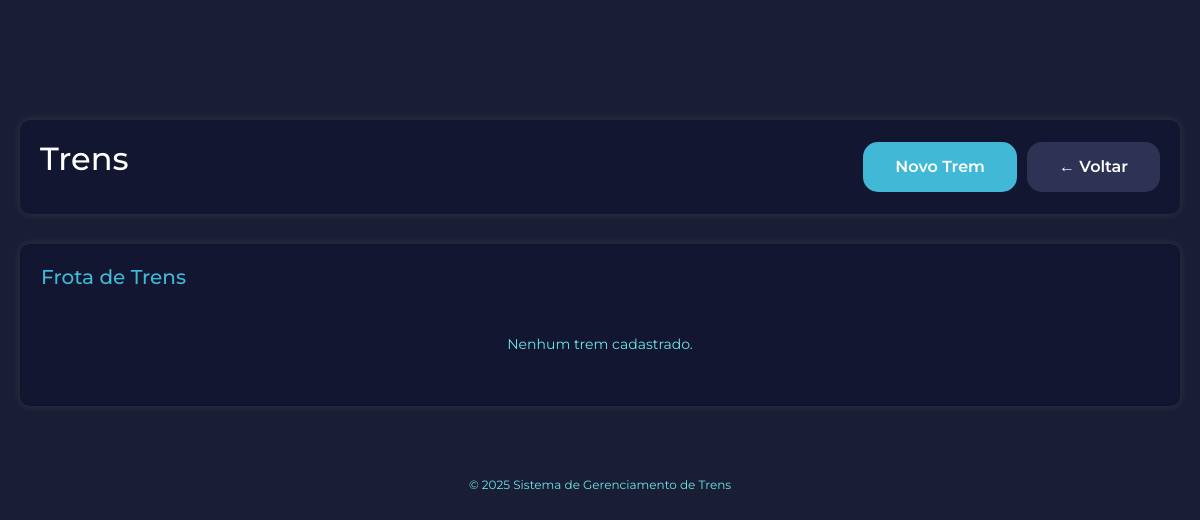
Before: /trens/listar.php (signed in) with the older database file.
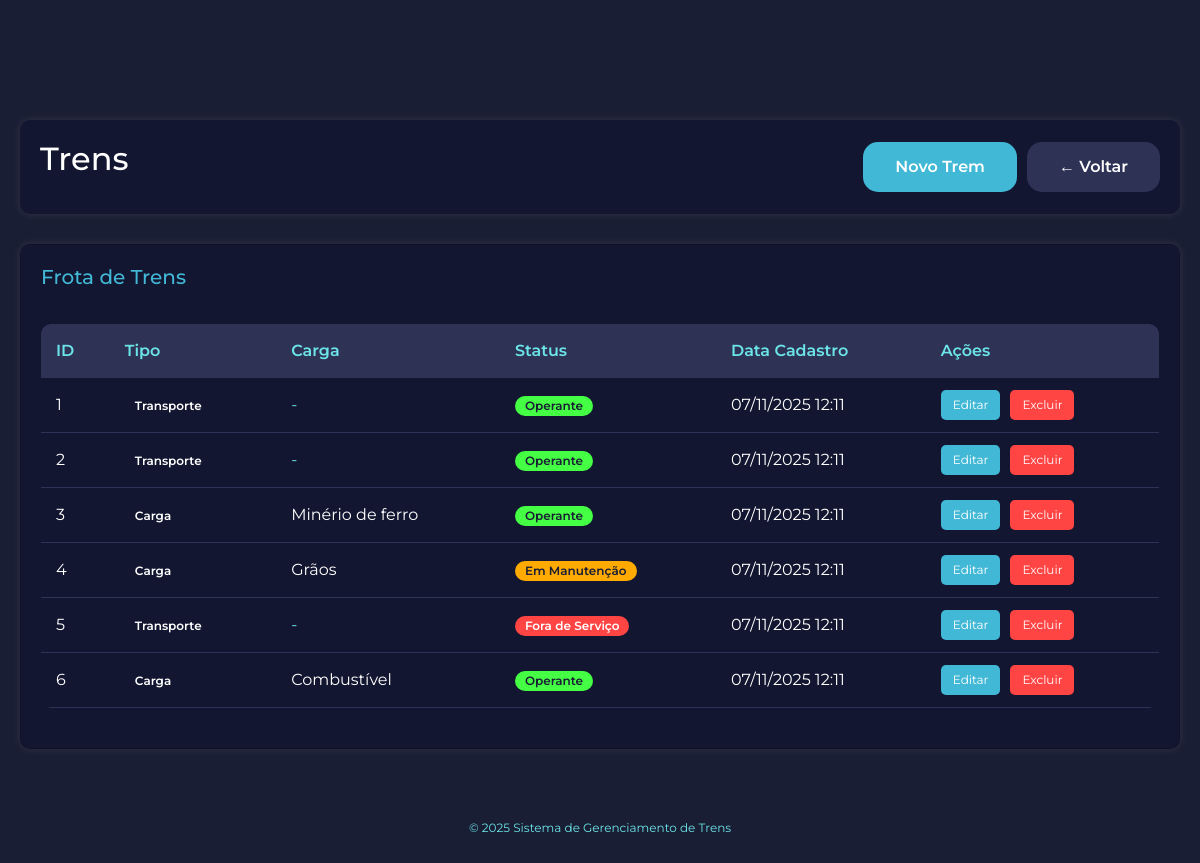
After: the same page with the newer database file.
### tables this page shows
CREATE TABLE trens (
    id_trem INT NOT NULL AUTO_INCREMENT PRIMARY KEY,
    tipo_trem ENUM('transporte', 'carga') NOT NULL,
    carga_trem VARCHAR(100) DEFAULT NULL,
    status_trem ENUM('operante', 'em_manutencao', 'fora_de_servico') NOT NULL DEFAULT 'operante',
    criado_em TIMESTAMP DEFAULT CURRENT_TIMESTAMP,
    atualizado_em TIMESTAMP DEFAULT CURRENT_TIMESTAMP ON UPDATE CURRENT_TIMESTAMP,
    
    INDEX idx_tipo (tipo_trem),
    INDEX idx_status (status_trem)
);

### verificar_sessao.php (called while the page is built, shortened)
<?php
function estaLogado() {
    return isset($_SESSION['logado']) &&
           $_SESSION['logado'] === true &&
           isset($_SESSION['usuario_id']);
}
function ehAdmin() {
    return isset($_SESSION['usuario_tipo']) &&
           $_SESSION['usuario_tipo'] === 'admin';
}
?>

### config.php (called while the page is built, shortened)
<?php
function sanitizar($texto) {
    return htmlspecialchars($texto, ENT_QUOTES, 'UTF-8');
}
function formatarTimestamp($timestamp) {
    $dt = new DateTime($timestamp);
    return $dt->format('d/m/Y H:i');
}
?>

### trens/listar.php (the view, shortened to what the changed rows need)
<?php
require_once '../verificar_sessao.php';
require_once '../config.php';
$ehAdmin = ehAdmin();
try {
    $sql = "SELECT * FROM trens ORDER BY criado_em DESC";
    $stmt = $pdo->query($sql);
    $trens = $stmt->fetchAll();
} catch(PDOException $e) {
    $erro = "Erro ao buscar trens.";
    $trens = [];
}
?>
<!DOCTYPE html>
<html lang="pt-BR">
<head>
    <link href="https://cdn.jsdelivr.net/npm/bootstrap@5.3.8/dist/css/bootstrap.min.css" rel="stylesheet">
    <link rel="stylesheet" href="../css/estilo.css">
</head>
<body>
    <div class="container" style="padding-top: 120px;">
        <div class="header-dashboard">
            <h1>Trens</h1>
        </div>
        <div class="card">
            <h2>Frota de Trens</h2>
            <?php if (empty($trens)): ?>
                <p style="text-align: center; color: #6ce5e8; padding: 20px;">
                    Nenhum trem cadastrado.
                </p>
            <?php else: ?>
                <div class="tabela-container">
                    <table class="tabela">
                        <thead>
                            <tr>
                                <th>ID</th>
                                <th>Tipo</th>
                                <th>Carga</th>
                                <th>Status</th>
                                <th>Data Cadastro</th>
                                <?php if ($ehAdmin): ?>
                                <th>Ações</th>
                                <?php endif; ?>
                            </tr>
                        </thead>
                        <tbody>
                            <?php foreach($trens as $trem): ?>
                            <tr>
                                <td><?= $trem['id_trem'] ?></td>
                                <td>
                                    <span class="badge <?= $trem['tipo_trem']?>">
                                        <?= ucfirst($trem['tipo_trem']) ?>
                                    </span>
                                </td>
                                <td>
                                    <?php if ($trem['tipo_trem'] == 'carga' && $trem['carga_trem']): ?>
                                        <?= sanitizar($trem['carga_trem']) ?>
                                    <?php else: ?>
                                        <span style="color: #6ce5e8;">-</span>
                                    <?php endif; ?>
                                </td>
                                <td>
                                    <?php
                                    $badges = [
                                        'operante' => 'badge-concluida',
                                        'em_manutencao' => 'badge-pendente',
                                        'fora_de_servico' => 'badge-cancelada'
                                    ];
                                    $nomes = [
                                        'operante' => 'Operante',
                                        'em_manutencao' => 'Em Manutenção',
                                        'fora_de_servico' => 'Fora de Serviço'
                                    ];
                                    $classe = $badges[$trem['status_trem']] ?? '';
                                    ?>
                                    <span class="badge <?= $classe ?>">
                                        <?= $nomes[$trem['status_trem']] ?>
                                    </span>
                                </td>
                                <td><?= formatarTimestamp($trem['criado_em']) ?></td>
                                <?php if ($ehAdmin): ?>
                                <td>
                                    <div class="tabela-acoes">
                                        <a href="editar.php?id=<?= $trem['id_trem'] ?>"
                                           class="btn-tabela btn-editar">Editar</a>
                                        <a href="excluir.php?id=<?= $trem['id_trem'] ?>"
                                           class="btn-tabela btn-excluir"
                                           onclick="return confirm('Excluir este trem?')">Excluir</a>
                                    </div>
                                </td>
                                <?php endif; ?>
                            </tr>
                            <?php endforeach; ?>
                        </tbody>
                    </table>
                </div>
            <?php endif; ?>
        </div>
    </div>
</body>
</html>

Changed rows visible on the page:
added trens: id_trem "1", tipo_trem "Transporte", status_trem "Operante", criado_em "07/11/2025 12:11"
added trens: id_trem "2", tipo_trem "Transporte", status_trem "Operante", criado_em "07/11/2025 12:11"
added trens: id_trem "3", tipo_trem "Carga", carga_trem "Minério de ferro", status_trem "Operante", criado_em "07/11/2025 12:11"
added trens: id_trem "4", tipo_trem "Carga", carga_trem "Grãos", status_trem "Em Manutenção", criado_em "07/11/2025 12:11"
added trens: id_trem "5", tipo_trem "Transporte", status_trem "Fora de Serviço", criado_em "07/11/2025 12:11"
added trens: id_trem "6", tipo_trem "Carga", carga_trem "Combustível", status_trem "Operante", criado_em "07/11/2025 12:11"
Other visible differences:
text no longer shown: "Nenhum trem cadastrado."
text now shown: "ID Tipo Carga Status Data Cadastro Ações"
